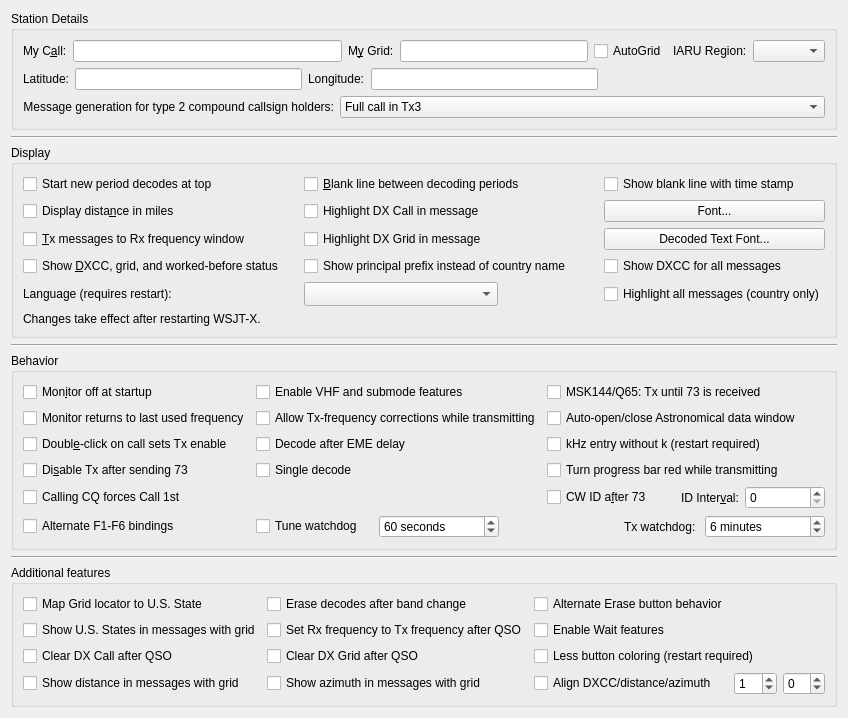
     <widget class="QWidget" name="general_tab">
      <attribute name="title">
       <string>Genera&amp;l</string>
      </attribute>
      <attribute name="toolTip">
       <string>General station details and settings.</string>
      </attribute>
      <layout class="QVBoxLayout" name="verticalLayout_4">
       <item>
        <widget class="QGroupBox" name="station_group_box">
         <property name="title">
          <string>Station Details</string>
         </property>
         <layout class="QVBoxLayout" name="verticalLayout_12">
          <item>
           <layout class="QHBoxLayout" name="horizontalLayout_14">
            <item>
             <layout class="QFormLayout" name="formLayout_3">
              <item row="0" column="0">
               <widget class="QLabel" name="callsign_label">
                <property name="text">
                 <string>My C&amp;all:</string>
                </property>
                <property name="buddy">
                 <cstring>callsign_line_edit</cstring>
                </property>
               </widget>
              </item>
              <item row="0" column="1">
               <widget class="QLineEdit" name="callsign_line_edit">
                <property name="toolTip">
                 <string>Station callsign.</string>
                </property>
               </widget>
              </item>
             </layout>
            </item>
            <item>
             <layout class="QFormLayout" name="formLayout_12">
              <item row="0" column="0">
               <widget class="QLabel" name="grid_label">
                <property name="text">
                 <string>M&amp;y Grid:</string>
                </property>
                <property name="buddy">
                 <cstring>grid_line_edit</cstring>
                </property>
               </widget>
              </item>
              <item row="0" column="1">
               <layout class="QHBoxLayout" name="grid_controls_layout">
                <item>
                 <widget class="QLineEdit" name="grid_line_edit">
                  <property name="toolTip">
                   <string>&lt;html&gt;&lt;head/&gt;&lt;body&gt;&lt;p&gt;Maidenhead locator, preferably 6 characters.&lt;/p&gt;&lt;/body&gt;&lt;/html&gt;</string>
                  </property>
                 </widget>
                </item>
                <item>
                 <widget class="QCheckBox" name="use_dynamic_grid">
                  <property name="toolTip">
                   <string>Check to allow grid changes from external programs</string>
                  </property>
                  <property name="text">
                   <string>AutoGrid</string>
                  </property>
                 </widget>
                </item>
               </layout>
              </item>
             </layout>
            </item>
            <item>
             <layout class="QFormLayout" name="formLayout_2">
              <item row="0" column="0">
               <widget class="QLabel" name="label_12">
                <property name="text">
                 <string>IARU Region:</string>
                </property>
                <property name="buddy">
                 <cstring>region_combo_box</cstring>
                </property>
               </widget>
              </item>
              <item row="0" column="1">
               <widget class="QComboBox" name="region_combo_box">
                <property name="toolTip">
                 <string>&lt;html&gt;&lt;head/&gt;&lt;body&gt;&lt;p&gt;Select your IARU region.&lt;/p&gt;&lt;/body&gt;&lt;/html&gt;</string>
                </property>
               </widget>
              </item>
             </layout>
            </item>
           </layout>
          </item>
          <item>
           <layout class="QHBoxLayout" name="home_coordinates_layout">
            <item><widget class="QLabel" name="latitude_label"><property name="text"><string>Latitude:</string></property><property name="buddy"><cstring>latitude_line_edit</cstring></property></widget></item>
            <item><widget class="QLineEdit" name="latitude_line_edit"><property name="toolTip"><string>Home-station latitude in decimal degrees. North is positive; south is negative.</string></property><property name="maximumWidth"><number>120</number></property></widget></item>
            <item><widget class="QLabel" name="longitude_label"><property name="text"><string>Longitude:</string></property><property name="buddy"><cstring>longitude_line_edit</cstring></property></widget></item>
            <item><widget class="QLineEdit" name="longitude_line_edit"><property name="toolTip"><string>Home-station longitude in decimal degrees. East is positive; west is negative.</string></property><property name="maximumWidth"><number>120</number></property></widget></item>
            <item><spacer name="home_coordinates_spacer"><property name="orientation"><enum>Qt::Horizontal</enum></property><property name="sizeHint" stdset="0"><size><width>40</width><height>20</height></size></property></spacer></item>
           </layout>
          </item>
          <item>
           <layout class="QFormLayout" name="formLayout_13">
            <item row="0" column="0">
             <widget class="QLabel" name="label_5">
              <property name="text">
               <string>Message generation for type 2 compound callsign holders:</string>
              </property>
              <property name="alignment">
               <set>Qt::AlignRight|Qt::AlignTrailing|Qt::AlignVCenter</set>
              </property>
              <property name="buddy">
               <cstring>type_2_msg_gen_combo_box</cstring>
              </property>
             </widget>
            </item>
            <item row="0" column="1">
             <widget class="QComboBox" name="type_2_msg_gen_combo_box">
              <property name="enabled">
               <bool>true</bool>
              </property>
              <property name="toolTip">
               <string>&lt;html&gt;&lt;head/&gt;&lt;body&gt;&lt;p&gt;Type 2 compound callsigns are those with prefixes or suffixes not included in the allowed shortlist (See Help-&amp;gt;Add-on prefixes and suffixes).&lt;/p&gt;&lt;p&gt;This option determines which generated messages should contain your full type 2 compound call sign rather than your base callsign. It only applies if you have a type 2 compound callsign.&lt;/p&gt;&lt;p&gt;This option controls the way the messages that are used to answer CQ calls are generated. Generated messages 6 (CQ) and 5 (73) will always contain your full callsign. The JT65 and JT9 protocols allow for some standard messages with your full call at the expense of another piece of information such as the DX call or your locator.&lt;/p&gt;&lt;p&gt;Choosing message 1 omits the DX callsign which may be an issue when replying to CQ calls. Choosing message 3 also omits the DX callsign and many versions of this and other software will not extract the report. Choosing neither means that your full callsign only goes in your message 5 (73) so your QSO partner may log the wrong callsign.&lt;/p&gt;&lt;p&gt;None of these options are perfect, message 3 is usually best but be aware your QSO partner may not log the report you send them.&lt;/p&gt;&lt;/body&gt;&lt;/html&gt;</string>
              </property>
              <property name="currentIndex">
               <number>1</number>
              </property>
              <item>
               <property name="text">
                <string>Full call in Tx1</string>
               </property>
              </item>
              <item>
               <property name="text">
                <string>Full call in Tx3</string>
               </property>
              </item>
              <item>
               <property name="text">
                <string>Full call in Tx5 only</string>
               </property>
              </item>
             </widget>
            </item>
           </layout>
          </item>
         </layout>
        </widget>
       </item>
       <item>
        <widget class="Line" name="line_5">
         <property name="orientation">
          <enum>Qt::Horizontal</enum>
         </property>
        </widget>
       </item>
       <item>
        <widget class="QGroupBox" name="display_group_box">
         <property name="title">
          <string>Display</string>
         </property>
         <layout class="QGridLayout" name="gridLayout_4">
          <item row="5" column="0">
           <widget class="QLabel" name="language_label">
            <property name="text">
             <string>Language (requires restart):</string>
            </property>
            <property name="buddy">
             <cstring>language_combo_box</cstring>
            </property>
           </widget>
          </item>
          <item row="5" column="1" colspan="2">
           <widget class="QComboBox" name="language_combo_box">
            <property name="sizePolicy">
             <sizepolicy hsizetype="Fixed" vsizetype="Fixed">
              <horstretch>0</horstretch>
              <verstretch>0</verstretch>
             </sizepolicy>
            </property>
            <property name="toolTip">
             <string>Select the interface language. The --language command-line option overrides this setting.</string>
            </property>
            <property name="accessibleName">
             <string>Interface language</string>
            </property>
            <property name="accessibleDescription">
             <string>Changes take effect after restarting WSJT-X. Shared across station configurations in this instance.</string>
            </property>
            <property name="sizeAdjustPolicy">
             <enum>QComboBox::AdjustToMinimumContentsLengthWithIcon</enum>
            </property>
            <property name="minimumContentsLength">
             <number>18</number>
            </property>
           </widget>
          </item>
          <item row="6" column="0" colspan="3">
           <widget class="QLabel" name="language_restart_label">
            <property name="text">
             <string>Changes take effect after restarting WSJT-X.</string>
            </property>
            <property name="wordWrap">
             <bool>true</bool>
            </property>
           </widget>
          </item>
          <item row="4" column="0">
           <widget class="QCheckBox" name="DXCC_check_box">
            <property name="toolTip">
             <string>Show if decoded stations are new DXCC entities or worked before.</string>
            </property>
            <property name="text">
             <string>Show &amp;DXCC, grid, and worked-before status    </string>
            </property>
            <property name="checked">
             <bool>false</bool>
            </property>
           </widget>
          </item>
          <item row="0" column="1">
           <widget class="QCheckBox" name="insert_blank_check_box">
            <property name="toolTip">
             <string>Include a separator line between periods in the band activity window.</string>
            </property>
            <property name="text">
             <string>&amp;Blank line between decoding periods</string>
            </property>
           </widget>
          </item>
          <item row="2" column="2">
           <widget class="QPushButton" name="font_push_button">
            <property name="toolTip">
             <string>Set the font characteristics for the application.</string>
            </property>
            <property name="text">
             <string>Font...</string>
            </property>
           </widget>
          </item>
          <item row="3" column="1">
           <widget class="QCheckBox" name="cbHighlightDXgrid">
            <property name="text">
             <string>Highlight DX Grid in message</string>
            </property>
           </widget>
          </item>
          <item row="4" column="2">
           <widget class="QCheckBox" name="show_country_names_check_box">
            <property name="text">
             <string>Show DXCC for all messages</string>
            </property>
           </widget>
          </item>
          <item row="5" column="2">
           <widget class="QCheckBox" name="highlight_all_messages_check_box">
            <property name="toolTip">
             <string>Use the decode highlighting colors on the country name in other messages. Enable Show DXCC for all messages in General to display those names.</string>
            </property>
            <property name="text">
             <string>Highlight all messages (country only)</string>
            </property>
           </widget>
          </item>
          <item row="2" column="0">
           <widget class="QCheckBox" name="miles_check_box">
            <property name="toolTip">
             <string>Show distance to DX station in miles rather than kilometers.</string>
            </property>
            <property name="text">
             <string>Display dista&amp;nce in miles</string>
            </property>
           </widget>
          </item>
          <item row="3" column="2">
           <widget class="QPushButton" name="decoded_text_font_push_button">
            <property name="toolTip">
             <string>Set the font characteristics for the Band Activity and Rx Frequency areas.</string>
            </property>
            <property name="text">
             <string>Decoded Text Font...</string>
            </property>
           </widget>
          </item>
          <item row="0" column="0">
           <widget class="QCheckBox" name="decodes_from_top_check_box">
            <property name="toolTip">
             <string>&lt;html&gt;&lt;head/&gt;&lt;body&gt;&lt;p&gt;Check to have decodes for a new period start at the top of the Band Activity window and not scroll off the top when the window is full.&lt;/p&gt;&lt;p&gt;This is to aid selecting decodes to double-click while decoding is still in progress. Use the Band Activity vertical scroll bar to reveal decodes past the bottom of the window.&lt;/p&gt;&lt;/body&gt;&lt;/html&gt;</string>
            </property>
            <property name="text">
             <string>Start new period decodes at top</string>
            </property>
           </widget>
          </item>
          <item row="0" column="2">
           <widget class="QCheckBox" name="cb_detailed_blank_line">
            <property name="toolTip">
             <string>Show the separator line between periods with time stamp of the decode period.</string>
            </property>
            <property name="text">
             <string>Show blank line with time stamp</string>
            </property>
           </widget>
          </item>
          <item row="4" column="1">
           <widget class="QCheckBox" name="ppfx_check_box">
            <property name="text">
             <string>Show principal prefix instead of country name        </string>
            </property>
           </widget>
          </item>
          <item row="3" column="0">
           <widget class="QCheckBox" name="TX_messages_check_box">
            <property name="toolTip">
             <string>Show outgoing transmitted messages in the Rx frequency window.</string>
            </property>
            <property name="text">
             <string>&amp;Tx messages to Rx frequency window</string>
            </property>
           </widget>
          </item>
          <item row="2" column="1">
           <widget class="QCheckBox" name="cbHighlightDXcall">
            <property name="text">
             <string>Highlight DX Call in message</string>
            </property>
           </widget>
          </item>
         </layout>
        </widget>
       </item>
       <item>
        <widget class="Line" name="line_7">
         <property name="orientation">
          <enum>Qt::Horizontal</enum>
         </property>
        </widget>
       </item>
       <item>
        <widget class="QGroupBox" name="behaviour_group_box">
         <property name="title">
          <string>Behavior</string>
         </property>
         <layout class="QGridLayout" name="gridLayout_8" rowstretch="0,0,0,0,0,0,0,0" columnstretch="2,3,0,2">
          <item row="0" column="0">
           <widget class="QCheckBox" name="monitor_off_check_box">
            <property name="toolTip">
             <string>Don't start decoding until the monitor button is clicked.</string>
            </property>
            <property name="text">
             <string>Mon&amp;itor off at startup</string>
            </property>
            <property name="checked">
             <bool>false</bool>
            </property>
           </widget>
          </item>
          <item row="1" column="0">
           <widget class="QCheckBox" name="monitor_last_used_check_box">
            <property name="toolTip">
             <string>&lt;html&gt;&lt;head/&gt;&lt;body&gt;&lt;p&gt;Check this if you wish to automatically return to the last monitored frequency when monitor is enabled, leave it unchecked if you wish to have the current rig frequency maintained.&lt;/p&gt;&lt;/body&gt;&lt;/html&gt;</string>
            </property>
            <property name="text">
             <string>Monitor returns to last used frequency</string>
            </property>
           </widget>
          </item>
          <item row="0" column="1">
           <widget class="QCheckBox" name="enable_VHF_features_check_box">
            <property name="text">
             <string>Enable VHF and submode features</string>
            </property>
           </widget>
          </item>
          <item row="7" column="0">
           <widget class="QCheckBox" name="alternate_bindings_check_box">
            <property name="text">
             <string>Alternate F1-F6 bindings</string>
            </property>
           </widget>
          </item>
          <item row="4" column="0">
           <widget class="QCheckBox" name="quick_call_check_box">
            <property name="toolTip">
             <string>Automatic transmission mode.</string>
            </property>
            <property name="text">
             <string>Doubl&amp;e-click on call sets Tx enable</string>
            </property>
           </widget>
          </item>
          <item row="5" column="0">
           <widget class="QCheckBox" name="disable_TX_on_73_check_box">
            <property name="toolTip">
             <string>Turns off automatic transmissions after sending a 73 or any other free
text message.</string>
            </property>
            <property name="text">
             <string>Di&amp;sable Tx after sending 73</string>
            </property>
           </widget>
          </item>
          <item row="1" column="2" colspan="2">
           <widget class="QCheckBox" name="auto_astro_check_box">
            <property name="toolTip">
             <string>&lt;html&gt;&lt;head/&gt;&lt;body&gt;&lt;p&gt;Open the Astronomical Data window automatically when switching to Q65 or JT65 mode and Decode after EME delay is enabled, and close it when no longer needed.&lt;/p&gt;&lt;p&gt;Open the QSYMessage Creator automatically if the VHF Features are enabled and such QSY messages are applicable.&lt;/p&gt;&lt;/body&gt;&lt;/html&gt;</string>
            </property>
            <property name="text">
             <string>Auto-open/close Astronomical data window</string>
            </property>
           </widget>
          </item>
          <item row="6" column="0">
           <widget class="QCheckBox" name="force_call_1st_check_box">
            <property name="text">
             <string>Calling CQ forces Call 1st</string>
            </property>
           </widget>
          </item>
          <item row="0" column="2" colspan="2">
           <widget class="QCheckBox" name="repeat_Tx_check_box">
            <property name="toolTip">
             <string>&lt;html&gt;&lt;head/&gt;&lt;body&gt;&lt;p&gt;Tx until 73 is received when in MSK144 or Q65 mode. &lt;/p&gt;&lt;/body&gt;&lt;/html&gt;</string>
            </property>
            <property name="text">
             <string>MSK144/Q65: Tx until 73 is received</string>
            </property>
           </widget>
          </item>
          <item row="4" column="2" colspan="2">
           <widget class="QCheckBox" name="kHz_without_k_check_box">
            <property name="toolTip">
             <string>&lt;html&gt;&lt;head/&gt;&lt;body&gt;&lt;p&gt;Allow kHz frequency offset entry without 'k' suffix.&lt;/p&gt;&lt;/body&gt;&lt;/html&gt;</string>
            </property>
            <property name="text">
             <string>kHz entry without k (restart required)</string>
            </property>
           </widget>
          </item>
          <item row="1" column="1">
           <widget class="QCheckBox" name="tx_frequency_corrections_check_box">
            <property name="toolTip">
             <string>&lt;html&gt;&lt;head/&gt;&lt;body&gt;&lt;p&gt;Allow automatic Doppler tracking and split/Fake It/XIT to correct the transmit frequency while transmitting, including corrections of tens of kHz on microwave bands.&lt;/p&gt;&lt;p&gt;This option does not allow nominal dial or band changes while transmitting or tuning. Leave it unchecked if your rig cannot accept frequency-setting CAT commands while transmitting; WSJT-X will then make one midpoint Doppler correction before transmission starts.&lt;/p&gt;&lt;/body&gt;&lt;/html&gt;</string>
            </property>
            <property name="text">
             <string>Allow Tx-frequency corrections while transmitting</string>
            </property>
           </widget>
          </item>
          <item row="4" column="1">
           <widget class="QCheckBox" name="decode_at_52s_check_box">
            <property name="text">
             <string>Decode after EME delay</string>
            </property>
           </widget>
          </item>
          <item row="5" column="1">
           <widget class="QCheckBox" name="single_decode_check_box">
            <property name="text">
             <string>Single decode</string>
            </property>
           </widget>
          </item>
          <item row="7" column="1" colspan="3">
           <layout class="QHBoxLayout" name="TxWatchdog_Layout" stretch="0,1,1,0,1">
            <item>
             <widget class="QCheckBox" name="tune_watchdog_check_box">
              <property name="toolTip">
               <string>&lt;html&gt;&lt;head/&gt;&lt;body&gt;&lt;p&gt;Disable the Tune watchdog.&lt;/p&gt;&lt;/body&gt;&lt;/html&gt;</string>
              </property>
              <property name="text">
               <string>Tune watchdog   </string>
              </property>
             </widget>
            </item>
            <item>
             <widget class="QSpinBox" name="tune_watchdog_spin_box">
              <property name="toolTip">
               <string>&lt;html&gt;&lt;head/&gt;&lt;body&gt;&lt;p&gt;Number of seconds before Tune is aborted&lt;/p&gt;&lt;/body&gt;&lt;/html&gt;</string>
              </property>
              <property name="accessibleName">
               <string>Tune watchdog timeout</string>
              </property>
              <property name="suffix">
               <string> seconds</string>
              </property>
              <property name="minimum">
               <number>0</number>
              </property>
              <property name="maximum">
               <number>300</number>
              </property>
              <property name="value">
               <number>60</number>
              </property>
             </widget>
            </item>
            <item>
             <spacer name="horizontalSpacer">
              <property name="orientation">
               <enum>Qt::Horizontal</enum>
              </property>
              <property name="sizeHint" stdset="0">
               <size>
                <width>10</width>
                <height>20</height>
               </size>
              </property>
             </spacer>
            </item>
            <item alignment="Qt::AlignRight">
             <widget class="QLabel" name="label_10">
              <property name="text">
               <string>Tx watchdog: </string>
              </property>
              <property name="buddy">
               <cstring>tx_watchdog_spin_box</cstring>
              </property>
             </widget>
            </item>
            <item>
             <widget class="QSpinBox" name="tx_watchdog_spin_box">
              <property name="toolTip">
               <string>&lt;html&gt;&lt;head/&gt;&lt;body&gt;&lt;p&gt;Number of minutes before unattended transmissions are aborted&lt;/p&gt;&lt;/body&gt;&lt;/html&gt;</string>
              </property>
              <property name="accessibleName">
               <string>Tx watchdog timeout</string>
              </property>
              <property name="specialValueText">
               <string>Disabled</string>
              </property>
              <property name="suffix">
               <string> minutes</string>
              </property>
              <property name="prefix">
               <string/>
              </property>
              <property name="value">
               <number>6</number>
              </property>
             </widget>
            </item>
           </layout>
          </item>
          <item row="6" column="2">
           <widget class="QCheckBox" name="CW_id_after_73_check_box">
            <property name="toolTip">
             <string>Send a CW ID after every 73 or free text message.</string>
            </property>
            <property name="text">
             <string>CW ID a&amp;fter 73</string>
            </property>
           </widget>
          </item>
          <item row="6" column="3">
           <layout class="QHBoxLayout" name="horizontalLayout_9" stretch="0,0">
            <item alignment="Qt::AlignRight">
             <widget class="QLabel" name="label">
              <property name="sizePolicy">
               <sizepolicy hsizetype="Preferred" vsizetype="Preferred">
                <horstretch>0</horstretch>
                <verstretch>0</verstretch>
               </sizepolicy>
              </property>
              <property name="text">
               <string>ID Inter&amp;val:</string>
              </property>
              <property name="buddy">
               <cstring>CW_id_interval_spin_box</cstring>
              </property>
             </widget>
            </item>
            <item>
             <widget class="QSpinBox" name="CW_id_interval_spin_box">
              <property name="toolTip">
               <string>Send a CW ID periodically every few minutes.
This might be required under your countries licence regulations.
It will not interfere with other users as it is always sent in the
quiet period when decoding is done.</string>
              </property>
              <property name="accessibleName">
               <string>CW ID interval</string>
              </property>
             </widget>
            </item>
           </layout>
          </item>
          <item row="5" column="2" colspan="2">
           <widget class="QCheckBox" name="progress_bar_check_box">
            <property name="toolTip">
             <string>&lt;html&gt;&lt;head/&gt;&lt;body&gt;&lt;p&gt;Turn the progress bar red while transmitting.&lt;/p&gt;&lt;/body&gt;&lt;/html&gt;</string>
            </property>
            <property name="text">
             <string>Turn progress bar red while transmitting</string>
            </property>
           </widget>
          </item>
         </layout>
        </widget>
       </item>
       <item>
        <widget class="Line" name="line_2">
         <property name="orientation">
          <enum>Qt::Horizontal</enum>
         </property>
        </widget>
       </item>
       <item>
        <widget class="QGroupBox" name="additional_features_box">
         <property name="sizePolicy">
          <sizepolicy hsizetype="Minimum" vsizetype="Preferred">
           <horstretch>0</horstretch>
           <verstretch>0</verstretch>
          </sizepolicy>
         </property>
         <property name="title">
          <string>Additional features</string>
         </property>
         <layout class="QGridLayout" name="gridLayout_17" columnstretch="3,3,2,1,1">
          <item row="2" column="1">
           <widget class="QCheckBox" name="cbRxToTxAfterQSO">
            <property name="text">
             <string>Set Rx frequency to Tx frequency after QSO</string>
            </property>
           </widget>
          </item>
          <item row="4" column="0">
           <widget class="QCheckBox" name="cb_showDistance">
            <property name="toolTip">
             <string>&lt;html&gt;&lt;head/&gt;&lt;body&gt;&lt;p&gt;If a station sends locator, calculate and show the distance in Band Activity pane.&lt;/p&gt;&lt;/body&gt;&lt;/html&gt;</string>
            </property>
            <property name="text">
             <string>Show distance in messages with grid</string>
            </property>
           </widget>
          </item>
          <item row="1" column="1">
           <widget class="QCheckBox" name="cbEraseBandActivity">
            <property name="toolTip">
             <string>&lt;html&gt;&lt;head/&gt;&lt;body&gt;&lt;p&gt;Erase Band Activity and Rx frequency windows after band change.&lt;/p&gt;&lt;/body&gt;&lt;/html&gt;</string>
            </property>
            <property name="text">
             <string>Erase decodes after band change</string>
            </property>
           </widget>
          </item>
          <item row="3" column="1">
           <widget class="QCheckBox" name="cbClearDXgrid">
            <property name="text">
             <string>Clear DX Grid after QSO</string>
            </property>
           </widget>
          </item>
          <item row="2" column="0">
           <widget class="QCheckBox" name="Map_All_Messages">
            <property name="text">
             <string>Show U.S. States in messages with grid</string>
            </property>
           </widget>
          </item>
          <item row="1" column="0">
           <widget class="QCheckBox" name="Map_Grid_to_State">
            <property name="text">
             <string>Map Grid locator to U.S. State</string>
            </property>
           </widget>
          </item>
          <item row="4" column="2">
           <widget class="QCheckBox" name="cb_Align">
            <property name="toolTip">
             <string>&lt;html&gt;&lt;head/&gt;&lt;body&gt;&lt;p&gt;Align the text for DXCC, distance and azimuth.&lt;/p&gt;&lt;/body&gt;&lt;/html&gt;</string>
            </property>
            <property name="text">
             <string>Align DXCC/distance/azimuth</string>
            </property>
           </widget>
          </item>
          <item row="1" column="2">
           <widget class="QCheckBox" name="alternate_erase_button_check_box">
            <property name="text">
             <string>Alternate Erase button behavior</string>
            </property>
           </widget>
          </item>
          <item row="3" column="0">
           <widget class="QCheckBox" name="cbClearDXcall">
            <property name="text">
             <string>Clear DX Call after QSO</string>
            </property>
           </widget>
          </item>
          <item row="4" column="3">
           <widget class="QSpinBox" name="align_spin_box">
            <property name="toolTip">
             <string>&lt;html&gt;&lt;head/&gt;&lt;body&gt;&lt;p&gt;Increase or decrease the space between message text and DXCC.&lt;/p&gt;&lt;/body&gt;&lt;/html&gt;</string>
            </property>
            <property name="accessibleName">
             <string>DXCC alignment spacing</string>
            </property>
            <property name="minimum">
             <number>-2</number>
            </property>
            <property name="maximum">
             <number>10</number>
            </property>
            <property name="value">
             <number>1</number>
            </property>
           </widget>
          </item>
          <item row="2" column="2">
           <widget class="QCheckBox" name="enable_Wait_features_check_box">
            <property name="text">
             <string>Enable Wait features</string>
            </property>
           </widget>
          </item>
          <item row="4" column="1">
           <widget class="QCheckBox" name="cb_showAzimuth">
            <property name="toolTip">
             <string>&lt;html&gt;&lt;head/&gt;&lt;body&gt;&lt;p&gt;If a station sends a valid Maidenhead locator, calculate and show the great-circle azimuth in Band Activity pane.&lt;/p&gt;&lt;/body&gt;&lt;/html&gt;</string>
            </property>
            <property name="text">
             <string>Show azimuth in messages with grid</string>
            </property>
           </widget>
          </item>
          <item row="4" column="4">
           <widget class="QSpinBox" name="align_spin_box2">
            <property name="toolTip">
             <string>&lt;html&gt;&lt;head/&gt;&lt;body&gt;&lt;p&gt;Increase or decrease the space between DXCC and distance/azimuth.&lt;/p&gt;&lt;/body&gt;&lt;/html&gt;</string>
            </property>
            <property name="accessibleName">
             <string>Distance and azimuth alignment spacing</string>
            </property>
            <property name="minimum">
             <number>-8</number>
            </property>
            <property name="maximum">
             <number>5</number>
            </property>
           </widget>
          </item>
          <item row="3" column="2" colspan="3">
           <widget class="QCheckBox" name="disable_button_coloring_check_box">
            <property name="text">
             <string>Less button coloring (restart required)</string>
            </property>
           </widget>
          </item>
         </layout>
        </widget>
       </item>
       <item>
        <spacer name="general_bottom_spacer">
         <property name="orientation">
          <enum>Qt::Vertical</enum>
         </property>
         <property name="sizeHint" stdset="0">
          <size>
           <width>0</width>
           <height>0</height>
          </size>
         </property>
        </spacer>
       </item>
      </layout>
     </widget>
